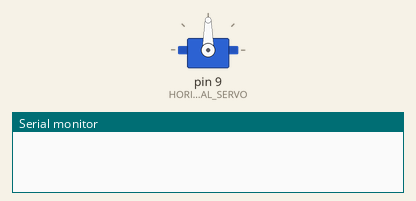
Simulated run of this sketch. Board: Arduino Uno, built with avr-gcc and run on an emulated ATmega328P. On the bench: servo, the last lines printed to the serial monitor.

Above: at 0.05 s.
At 4.0 s:
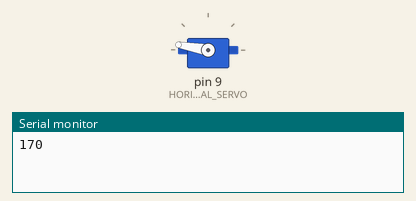
Timing chart, 0 to 5.2 s (numbered marks = the images above):
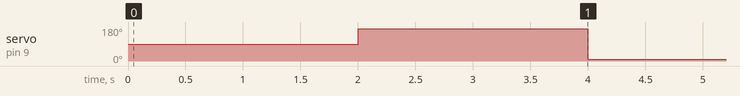

Measured:
- by itself, servo on pin 9 (HORIZONTAL_SERVO): alternates 170° for 2.0 s and 10° for 2.0 s

The sketch:

ServoRotate.ino
```cpp
#include <Servo.h>

Servo HORIZONTAL_SERVO;

void setup() {
  Serial.begin(115200);
  HORIZONTAL_SERVO.attach(9);
  HORIZONTAL_SERVO.write(90);
}

void loop() {
  delay(2000);
  HORIZONTAL_SERVO.write(170);
  Serial.println(HORIZONTAL_SERVO.read());
  delay(2000);
  HORIZONTAL_SERVO.write(10);
  Serial.println(HORIZONTAL_SERVO.read());
}
```
